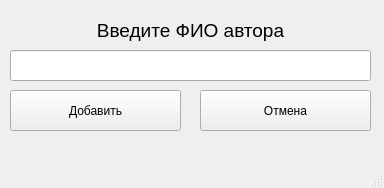
<?xml version="1.0" encoding="UTF-8"?>
<ui version="4.0">
 <class>MainWindow</class>
 <widget class="QMainWindow" name="MainWindow">
  <property name="geometry">
   <rect>
    <x>0</x>
    <y>0</y>
    <width>384</width>
    <height>188</height>
   </rect>
  </property>
  <property name="windowTitle">
   <string>Добавление нового автора</string>
  </property>
  <property name="documentMode">
   <bool>false</bool>
  </property>
  <widget class="QWidget" name="centralwidget">
   <widget class="QLabel" name="label_6">
    <property name="geometry">
     <rect>
      <x>10</x>
      <y>20</y>
      <width>361</width>
      <height>21</height>
     </rect>
    </property>
    <property name="font">
     <font>
      <pointsize>14</pointsize>
      <weight>50</weight>
      <bold>false</bold>
     </font>
    </property>
    <property name="text">
     <string>Введите ФИО автора</string>
    </property>
    <property name="alignment">
     <set>Qt::AlignCenter</set>
    </property>
   </widget>
   <widget class="QLineEdit" name="line_name">
    <property name="geometry">
     <rect>
      <x>10</x>
      <y>50</y>
      <width>361</width>
      <height>31</height>
     </rect>
    </property>
    <property name="font">
     <font>
      <pointsize>14</pointsize>
     </font>
    </property>
   </widget>
   <widget class="QPushButton" name="btn_add">
    <property name="geometry">
     <rect>
      <x>10</x>
      <y>90</y>
      <width>171</width>
      <height>41</height>
     </rect>
    </property>
    <property name="text">
     <string>Добавить</string>
    </property>
   </widget>
   <widget class="QPushButton" name="btn_cancel">
    <property name="geometry">
     <rect>
      <x>200</x>
      <y>90</y>
      <width>171</width>
      <height>41</height>
     </rect>
    </property>
    <property name="text">
     <string>Отмена</string>
    </property>
   </widget>
   <widget class="QLabel" name="label_info">
    <property name="geometry">
     <rect>
      <x>10</x>
      <y>140</y>
      <width>361</width>
      <height>21</height>
     </rect>
    </property>
    <property name="font">
     <font>
      <pointsize>14</pointsize>
      <weight>50</weight>
      <bold>false</bold>
     </font>
    </property>
    <property name="styleSheet">
     <string notr="true">color: rgb(255, 0, 0);</string>
    </property>
    <property name="text">
     <string/>
    </property>
    <property name="alignment">
     <set>Qt::AlignCenter</set>
    </property>
   </widget>
  </widget>
  <widget class="QStatusBar" name="statusbar"/>
 </widget>
 <resources/>
 <connections/>
</ui>
